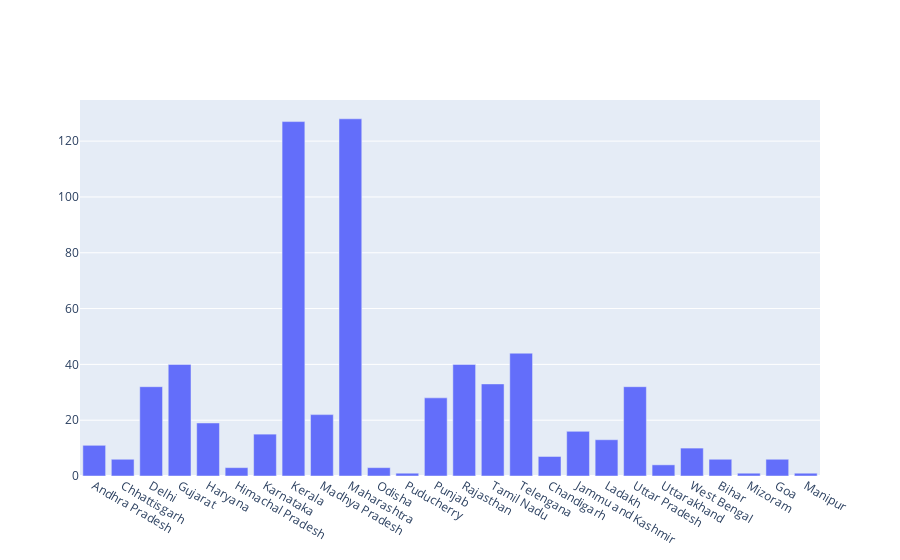

The cell this chart's notebook holds for it:
### Code cell
#plotly
fig=go.Figure()
fig.add_trace(go.Bar(x=df['Name of State / UT'],y=df['Active Cases']))

### Figure 1 — Plotly figure (JSON) as saved in the notebook; plotly's stock layout.template omitted (floating-point values rounded to 4 significant figures)
{"data": [{"type": "bar", "x": ["Andhra Pradesh", "Chhattisgarh", "Delhi", "Gujarat", "Haryana", "Himachal Pradesh", "Karnataka", "Kerala", "Madhya Pradesh", "Maharashtra", "Odisha", "Puducherry", "Punjab", "Rajasthan", "Tamil Nadu", "Telengana", "Chandigarh", "Jammu and Kashmir", "Ladakh", "Uttar Pradesh", "Uttarakhand", "West Bengal", "Bihar", "Mizoram", "Goa", "Manipur"], "y": [11, 6, 32, 40, 19, 3, 15, 127, 22, 128, 3, 1, 28, 40, 33, 44, 7, 16, 13, 32, 4, 10, 6, 1, 6, 1]}], "layout": {}}
